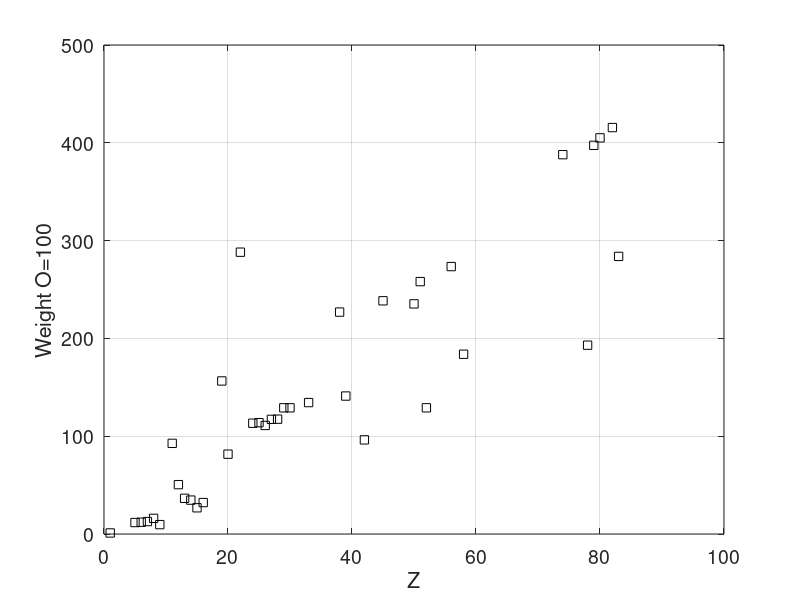

The MATLAB source for this figure:
% 2026-02-11
% Berzelius mass
%
% Jöns Jacob Berzelius.  Essay on the Cause of Chemical Proportions, and
% on Some Circumstances Relating to Them: Together with a Short and
% Easy Method of Expressing Them.
% Annals of Philosophy 2, 443-454 (1813), 3, 51-62, 93-106, 244-257, 353-364
%
% Namearray = [,H,He,Li,Be,B,C,N,O,F,Ne,Na,Mg,Al,Si,P,S,Cl,Ar,K,Ca,Sc,Ti,V,Cr,Mn,
%Fe,Co,Ni,Cu,Zn,Ga,Ge,As,Se,Br,Kr,Rb,Sr,Y, Zr,Nb,Mo,Tc,Ru,Rh,Pd,Ag,Cd,In,Sn,Sb,
%Te,I,Xe,Cs,Ba,La,Ce,Pr,Nd,Pm,Sm,Eu,Gd,Tb,Dy,Ho,Er,Tm,Yb,Lu,Hf,Ta,W,Re,Os,Ir,Pt,
% Au,Hg,Tl,Pb,Bi,Po,At,Rn,Fr,Ra,Ac,Th,Pa,U,Np,Pu]

% O = 100

 BerzeliusWeight  = [,6.636,NaN(1), NaN(1), NaN(1),73.273,75.1,79.54,100,60.,NaN(1),579.32,315.46, ...
228.025,216.66 ,167.5,201,NaN(1), NaN(1),978.0,510.2,NaN(1),1801,NaN(1),708,711.575, ...
693.64,732.61,733.8,806.48,806.45,NaN(1), NaN(1),839.9,NaN(1), NaN(1),NaN(1), NaN(1), ...
1418.14,881.66,  NaN(1), NaN(1),601.56, NaN(1), NaN(1),1490.31, NaN(1), NaN(1), ...
NaN(1), NaN(1),1470.59,1612.96, 806.48,NaN(1), NaN(1),NaN(1), 1709., NaN(1), 1148.8,...
NaN(1), NaN(1), NaN(1),NaN(1), NaN(1), NaN(1),NaN(1), NaN(1), NaN(1),NaN(1), NaN(1), NaN(1), ...
NaN(1), NaN(1), NaN(1),2424.2,NaN(1), NaN(1), NaN(1),1206.7,  2483.8,2531.6, NaN(1), ...
 2597.4	,1774.,NaN(1), NaN(1), NaN(1),NaN(1), NaN(1), NaN(1),NaN(1), NaN(1), NaN(1),NaN(1), NaN(1)]


 BerzeliusWeight  = BerzeliusWeight  / 100 * 16

##Muriatic radicle &	M&139.56	&...	& 157.7	&... \\
##Fluoric radicle	& F &	60. &	... &	... &	... \\




## [,1, NaN(1), NaN(1), NaN(1), NaN(1),6,14,16, NaN(1), NaN(1), NaN(1),12,8, NaN(1),14,16,36, NaN(1),40,20, NaN(1),144, NaN(1), ...
## 18,56, 28,28,28,32,32, NaN(1), NaN(1),48, NaN(1), NaN(1), NaN(1), NaN(1),48, ...
## NaN(1),  NaN(1),  NaN(1),48,  NaN(1), NaN(1),120,  NaN(1),108,  NaN(1),  NaN(1), ...
## 60,88, 32,124,  NaN(1), NaN(1), 70, NaN(1),92,NaN(1), NaN(1), NaN(1),NaN(1), ...
## NaN(1), NaN(1),NaN(1), NaN(1), NaN(1),NaN(1), NaN(1), NaN(1),NaN(1), NaN(1), NaN(1), 96, ...
## NaN(1), NaN(1), NaN(1),96, 200,100, NaN(1),104,72, NaN(1), NaN(1), NaN(1), ...
## NaN(1), NaN(1), NaN(1), NaN(1), NaN(1),96, NaN(1), NaN(1)]

figure
plot( BerzeliusWeight, 'sk' )
set(gca,  "fontsize", 14);
grid on
xlabel('Z')
ylabel('Weight O=100')
figure_name_out=strcat('BerzeliusWeight','.png')
print('-dpng', '-r300', figure_name_out), pwd
